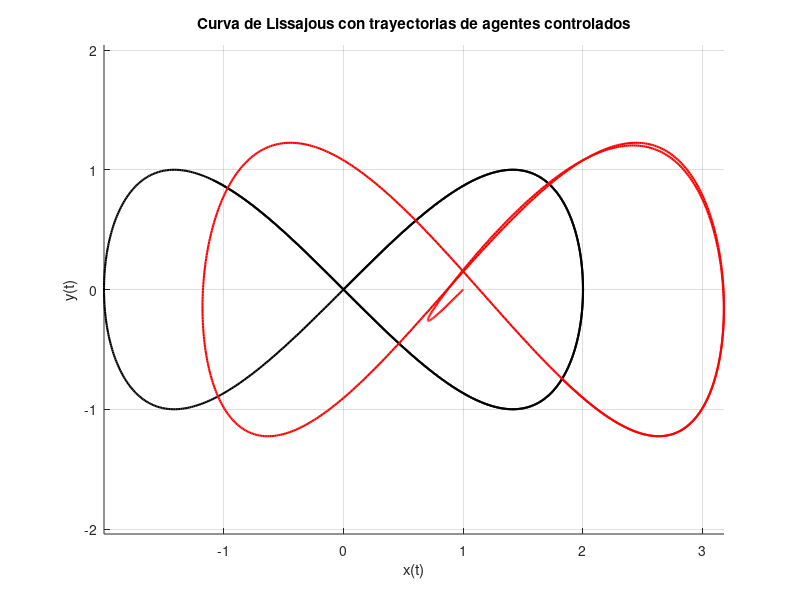

Source code (MATLAB):
clc
clearvars 
close all 

% Parámetros de la curva de Lissajous
A = 2;          % Amplitud en x
B = 1;          % Amplitud en y
a = 1;          % Frecuencia en x
b = 2;          % Frecuencia en y
delta = 0;      % Diferencia de fase

AA=[0 0 1 0;
    0 0 0 1;
    0 0 0 0;
    0 0 0 0];

BB=[0 0;
    0 0;
    1 0;
    0 1];

% Tiempo
t = linspace(0, 10, 1000); % Aumentar el rango de tiempo para la simulación

% Ecuaciones paramétricas de la curva de Lissajous
x_curve = A * sin(a * t + delta);
y_curve = B * sin(b * t);

vx_curve= A*a*cos(a*t);
vy_curve= B*b*cos(b*t);

% Distancia desde la curva para los agentes
d = 1;

% Posiciones relativas de los agentes con respecto a la curva
x_offset = [d, 0, -d, 0];
y_offset = [0, -d, 0, d];

% Parámetros de control
k_a = 1;
k_v = 5;
k_p = 10;

% Inicializar posiciones y velocidades de los agentes
p = zeros(4, 1); 

% Inicializar estados
%Primer punto
p(:,1)=[x_curve(1) + x_offset(1);y_curve(1) + y_offset(1);0;0];

% Simulacion
dt = t(2) - t(1);
for k = 1:length(t)-1
    % Posiciones deseadas en el siguiente instante de tiempo
    p_des = [x_curve(k+1) + 1;y_curve(k+1)];
    % Posicion actual
    p_real= p(1:2,k);
    %Error de posicion
    e_p = p_des-p_real;

    %Velocidad deseada
    v_des=[vx_curve(k+1);vy_curve(k+1)];
    %Velocidad actual
    v_real=p(3:4,k);
    %Error de velocidad
    e_v = v_des-v_real;
%     e_v=-k_p*e_p;

    % Control de aceleracion
    u = -k_a * (k_v * e_v - k_p * e_p);

    %Sistema
    p(:,k+1)=p(:,k)-(AA*p(:,k)+BB*u)*dt;

  
end

% Graficar la curva de Lissajous y las trayectorias de los agentes
figure;
hold on;

% Graficar la curva de Lissajous
plot(x_curve, y_curve, 'k', 'LineWidth', 1.5);

% Colores para los agentes
colors = ['r', 'g', 'b', 'm'];

plot(p(1, :), p(2, :), 'Color', colors(1), 'LineWidth', 1.5);


title('Curva de Lissajous con trayectorias de agentes controlados');
xlabel('x(t)');
ylabel('y(t)');
grid on;
axis equal;
hold off;


% Graficar las trayectorias de los agentes
% for i = 1:num_agents
%     plot(squeeze(positions(i, 1, :)), squeeze(positions(i, 2, :)), 'Color', colors(i), 'LineWidth', 1.5);
%     plot(positions(i, 1, 1), positions(i, 2, 1), 'o', 'Color', colors(i), 'MarkerSize', 10, 'LineWidth', 2); % Posición final
% end
